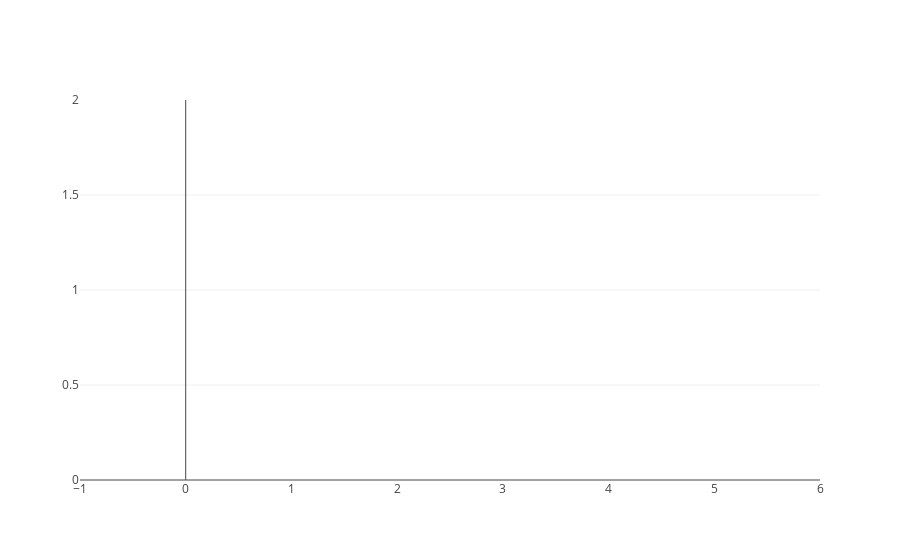

Source (notebook cell):
### Code cell
input_file = None
input_file = 'inputs/sample1.json'
#input_file = 'inputs/Exp1a_Zoethout.json'
#input_file = 'inputs/Exp1b_Zoethout.json'

my_workplace = Workplace(input_file)

my_workplace.print_params()
my_workplace.print_current_state()

### Figure 1 — Plotly figure (JSON) as saved in the notebook; plotly's stock layout.template omitted (floating-point values rounded to 4 significant figures)
{"data": [{"mode": "text", "text": [], "type": "scatter", "uid": "a66d6343-55ca-406b-b9fd-840fce9dc6ed", "x": [], "y": []}], "layout": {"xaxis": {"autorange": true, "showgrid": false}, "yaxis": {"range": [0, 2]}}}
